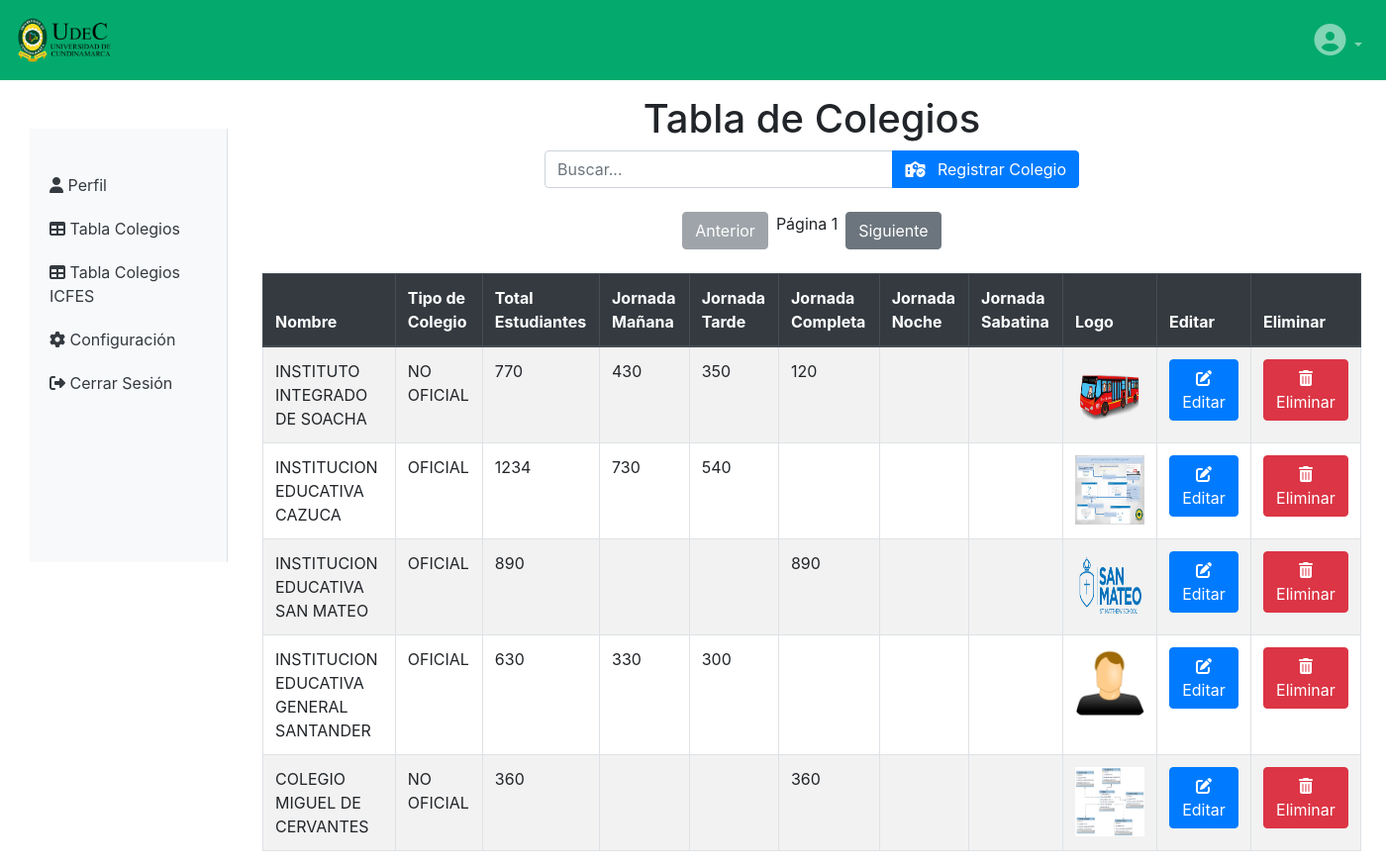
/Area-Administrador/Administrador/Tabla-Colegios.php, run on the app's committed database.
### tables this page shows
CREATE TABLE `colegios` (
  `id_colegios` int(11) NOT NULL,
  `nombre` varchar(255) NOT NULL,
  `total_estudiantes` int(11) NOT NULL,
  `tipo_de_colegio` varchar(50) NOT NULL,
  `direccion` varchar(255) NOT NULL,
  `logo` varchar(300) DEFAULT NULL
);

CREATE TABLE `jornada_manana` (
  `id` int(11) NOT NULL,
  `id_colegios` int(11) DEFAULT NULL,
  `estudiantes_manana` int(11) DEFAULT NULL
);

CREATE TABLE `jornada_tarde` (
  `id` int(11) NOT NULL,
  `id_colegios` int(11) DEFAULT NULL,
  `estudiantes_tarde` int(11) DEFAULT NULL
);

CREATE TABLE `jornada_completa` (
  `id` int(11) NOT NULL,
  `id_colegios` int(11) DEFAULT NULL,
  `estudiantes_completa` int(11) DEFAULT NULL
);

### Area-Administrador/php/tabla.php (the view, shortened to what this page needs)
<?php
include "conexion.php";
$page = isset($_GET['page']) ? max(1, intval($_GET['page'])) : 1;
$itemsPerPage = 100000;
$offset = ($page - 1) * $itemsPerPage;
$sql = "SELECT colegios.id_colegios, colegios.nombre, colegios.tipo_de_colegio, colegios.total_estudiantes,
jornada_manana.estudiantes_manana, jornada_tarde.estudiantes_tarde,
jornada_noche.estudiantes_noche, jornada_sabatina.estudiantes_sabatina, jornada_completa.estudiantes_completa,
colegios.logo
FROM colegios
LEFT JOIN jornada_manana ON colegios.id_colegios = jornada_manana.id_colegios
LEFT JOIN jornada_tarde ON colegios.id_colegios = jornada_tarde.id_colegios
LEFT JOIN jornada_noche ON colegios.id_colegios = jornada_noche.id_colegios
LEFT JOIN jornada_sabatina ON colegios.id_colegios = jornada_sabatina.id_colegios
LEFT JOIN jornada_completa ON colegios.id_colegios = jornada_completa.id_colegios
LIMIT $offset, $itemsPerPage";
$result = $conn->query($sql);
if ($result->num_rows > 0) {
    while ($row = $result->fetch_assoc()) {
        $x = $row["logo"];
        echo "<tr>";
        echo "<td>" . $row["nombre"] . "</td>";
        echo "<td>" . $row["tipo_de_colegio"] . "</td>";
        echo "<td>" . $row["total_estudiantes"] . "</td>";
        echo "<td>" . $row["estudiantes_manana"] . "</td>";
        echo "<td>" . $row["estudiantes_tarde"] . "</td>";
        echo "<td>" . $row["estudiantes_completa"] . "</td>";
        echo "<td>" . $row["estudiantes_noche"] . "</td>";
        echo "<td>" . $row["estudiantes_sabatina"] . "</td>";
        echo "<td><img src='$x' alt='Logo' style='width: 70px; height: 70px;'></td>";
        echo "<td><a href='php/editar.php?id=" . $row['id_colegios'] . "&page=" . $page . "'type='button' class='btn btn-primary'><i class='fa-solid fa-pen-to-square'></i>Editar</a>
        </td>";
        echo '<td><button class="btn btn-danger" data-toggle="modal" data-target="#modalEliminar" data-id="' . $row["id_colegios"] . '&page=' . $page . '"><i class="fa-solid fa-trash-can"></i>Eliminar</button>
        </td>';
        echo "</tr>";
    }
} else {
    echo "<tr><td colspan='10'>No se encontraron registros.</td></tr>";
}

### data on the page
colegios: nombre "INSTITUTO INTEGRADO DE SOACHA", tipo_de_colegio "NO OFICIAL", total_estudiantes "770", jornada_manana.estudiantes_manana "430", jornada_tarde.estudiantes_tarde "350", jornada_completa.estudiantes_completa "120", logo (picture)
colegios: nombre "INSTITUCION EDUCATIVA CAZUCA", tipo_de_colegio "OFICIAL", total_estudiantes "1234", jornada_manana.estudiantes_manana "730", jornada_tarde.estudiantes_tarde "540", logo (picture)
jornada_completa: id_colegios.nombre "INSTITUCION EDUCATIVA SAN MATEO", id_colegios.tipo_de_colegio "OFICIAL", id_colegios.total_estudiantes "890", estudiantes_completa "890", id_colegios.logo (picture)
colegios: nombre "INSTITUCION EDUCATIVA GENERAL SANTANDER", tipo_de_colegio "OFICIAL", total_estudiantes "630", jornada_manana.estudiantes_manana "330", jornada_tarde.estudiantes_tarde "300", logo (picture)
jornada_completa: id_colegios.nombre "COLEGIO MIGUEL DE CERVANTES", id_colegios.tipo_de_colegio "NO OFICIAL", id_colegios.total_estudiantes "360", estudiantes_completa "360", id_colegios.logo (picture)
